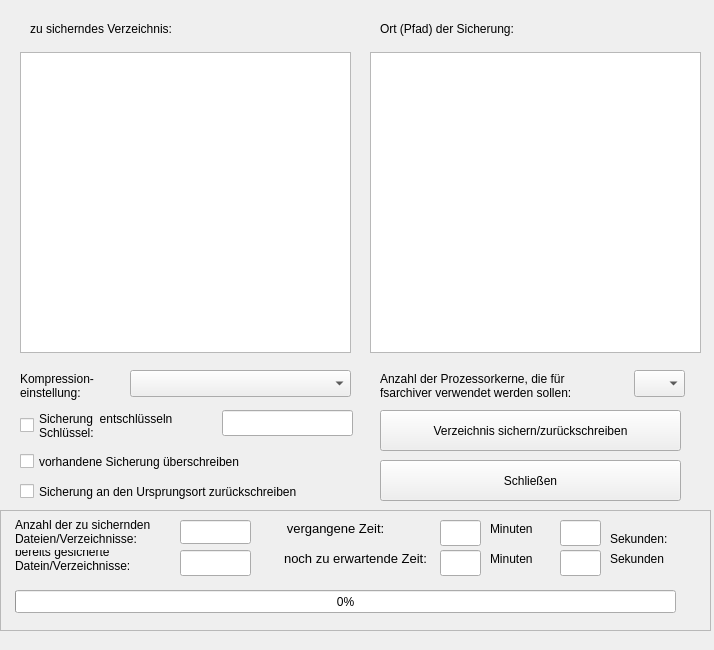
<?xml version="1.0" encoding="UTF-8"?>
<ui version="4.0">
 <class>dir_dialog</class>
 <widget class="QWidget" name="dir_dialog">
  <property name="geometry">
   <rect>
    <x>0</x>
    <y>0</y>
    <width>714</width>
    <height>650</height>
   </rect>
  </property>
  <property name="windowTitle">
   <string>Verzeichnis sichern/zurückschreiben</string>
  </property>
  <widget class="QPushButton" name="bt_end">
   <property name="geometry">
    <rect>
     <x>380</x>
     <y>460</y>
     <width>301</width>
     <height>41</height>
    </rect>
   </property>
   <property name="text">
    <string>Schließen</string>
   </property>
  </widget>
  <widget class="QPushButton" name="bt_save">
   <property name="geometry">
    <rect>
     <x>380</x>
     <y>410</y>
     <width>301</width>
     <height>41</height>
    </rect>
   </property>
   <property name="text">
    <string>Verzeichnis sichern/zurückschreiben</string>
   </property>
  </widget>
  <widget class="QTreeView" name="treeView_dir">
   <property name="geometry">
    <rect>
     <x>20</x>
     <y>52</y>
     <width>331</width>
     <height>301</height>
    </rect>
   </property>
   <attribute name="headerDefaultSectionSize">
    <number>400</number>
   </attribute>
  </widget>
  <widget class="QLabel" name="label">
   <property name="geometry">
    <rect>
     <x>30</x>
     <y>20</y>
     <width>311</width>
     <height>18</height>
    </rect>
   </property>
   <property name="text">
    <string>zu sicherndes Verzeichnis:</string>
   </property>
  </widget>
  <widget class="QTreeView" name="treeView_path">
   <property name="geometry">
    <rect>
     <x>370</x>
     <y>52</y>
     <width>331</width>
     <height>301</height>
    </rect>
   </property>
   <attribute name="headerDefaultSectionSize">
    <number>400</number>
   </attribute>
  </widget>
  <widget class="QLabel" name="label_2">
   <property name="geometry">
    <rect>
     <x>380</x>
     <y>20</y>
     <width>291</width>
     <height>18</height>
    </rect>
   </property>
   <property name="text">
    <string>Ort (Pfad) der Sicherung:</string>
   </property>
  </widget>
  <widget class="QComboBox" name="cmb_zip">
   <property name="geometry">
    <rect>
     <x>130</x>
     <y>370</y>
     <width>221</width>
     <height>27</height>
    </rect>
   </property>
  </widget>
  <widget class="QLabel" name="label_3">
   <property name="geometry">
    <rect>
     <x>20</x>
     <y>370</y>
     <width>101</width>
     <height>31</height>
    </rect>
   </property>
   <property name="text">
    <string>Kompression-
einstellung:</string>
   </property>
  </widget>
  <widget class="QCheckBox" name="chk_key">
   <property name="geometry">
    <rect>
     <x>20</x>
     <y>410</y>
     <width>201</width>
     <height>31</height>
    </rect>
   </property>
   <property name="text">
    <string>Sicherung  entschlüsseln
Schlüssel:</string>
   </property>
  </widget>
  <widget class="QLineEdit" name="lineKey">
   <property name="geometry">
    <rect>
     <x>222</x>
     <y>410</y>
     <width>131</width>
     <height>26</height>
    </rect>
   </property>
  </widget>
  <widget class="QCheckBox" name="chk_overwrite">
   <property name="geometry">
    <rect>
     <x>20</x>
     <y>450</y>
     <width>281</width>
     <height>23</height>
    </rect>
   </property>
   <property name="text">
    <string>vorhandene Sicherung überschreiben</string>
   </property>
  </widget>
  <widget class="QCheckBox" name="chk_path">
   <property name="geometry">
    <rect>
     <x>20</x>
     <y>480</y>
     <width>341</width>
     <height>23</height>
    </rect>
   </property>
   <property name="text">
    <string>Sicherung an den Ursprungsort zurückschreiben</string>
   </property>
  </widget>
  <widget class="QFrame" name="frame">
   <property name="geometry">
    <rect>
     <x>0</x>
     <y>510</y>
     <width>711</width>
     <height>121</height>
    </rect>
   </property>
   <property name="frameShape">
    <enum>QFrame::StyledPanel</enum>
   </property>
   <property name="frameShadow">
    <enum>QFrame::Raised</enum>
   </property>
   <widget class="QLabel" name="label_4">
    <property name="geometry">
     <rect>
      <x>15</x>
      <y>6</y>
      <width>171</width>
      <height>31</height>
     </rect>
    </property>
    <property name="text">
     <string>Anzahl der zu sichernden 
Dateien/Verzeichnisse:</string>
    </property>
   </widget>
   <widget class="QLineEdit" name="AnzahlsaveFile">
    <property name="geometry">
     <rect>
      <x>180</x>
      <y>10</y>
      <width>71</width>
      <height>24</height>
     </rect>
    </property>
    <property name="alignment">
     <set>Qt::AlignCenter</set>
    </property>
   </widget>
   <widget class="QLabel" name="label_5">
    <property name="geometry">
     <rect>
      <x>15</x>
      <y>40</y>
      <width>161</width>
      <height>31</height>
     </rect>
    </property>
    <property name="text">
     <string>bereits gesicherte 
Datein/Verzeichnisse:
</string>
    </property>
   </widget>
   <widget class="QLineEdit" name="AnzahlgesicherteFile">
    <property name="geometry">
     <rect>
      <x>180</x>
      <y>40</y>
      <width>71</width>
      <height>26</height>
     </rect>
    </property>
    <property name="alignment">
     <set>Qt::AlignCenter</set>
    </property>
   </widget>
   <widget class="QProgressBar" name="progressBar">
    <property name="geometry">
     <rect>
      <x>15</x>
      <y>80</y>
      <width>661</width>
      <height>23</height>
     </rect>
    </property>
    <property name="maximum">
     <number>100</number>
    </property>
    <property name="value">
     <number>0</number>
    </property>
   </widget>
   <widget class="QLabel" name="label_6">
    <property name="geometry">
     <rect>
      <x>270</x>
      <y>10</y>
      <width>131</width>
      <height>18</height>
     </rect>
    </property>
    <property name="text">
     <string>&lt;!DOCTYPE HTML PUBLIC &quot;-//W3C//DTD HTML 4.0//EN&quot; &quot;http://www.w3.org/TR/REC-html40/strict.dtd&quot;&gt;
&lt;html&gt;&lt;head&gt;&lt;meta name=&quot;qrichtext&quot; content=&quot;1&quot; /&gt;&lt;style type=&quot;text/css&quot;&gt;
p, li { white-space: pre-wrap; }
&lt;/style&gt;&lt;/head&gt;&lt;body style=&quot; font-family:'Sans'; font-size:10pt; font-weight:400; font-style:normal;&quot;&gt;
&lt;p align=&quot;center&quot; style=&quot; margin-top:0px; margin-bottom:0px; margin-left:0px; margin-right:0px; -qt-block-indent:0; text-indent:0px;&quot;&gt;vergangene Zeit:&lt;/p&gt;&lt;/body&gt;&lt;/html&gt;</string>
    </property>
   </widget>
   <widget class="QLineEdit" name="MinuteElapsed">
    <property name="geometry">
     <rect>
      <x>440</x>
      <y>10</y>
      <width>41</width>
      <height>26</height>
     </rect>
    </property>
    <property name="alignment">
     <set>Qt::AlignCenter</set>
    </property>
   </widget>
   <widget class="QLabel" name="label_7">
    <property name="geometry">
     <rect>
      <x>490</x>
      <y>10</y>
      <width>61</width>
      <height>18</height>
     </rect>
    </property>
    <property name="text">
     <string>Minuten</string>
    </property>
   </widget>
   <widget class="QLineEdit" name="SekundeElapsed">
    <property name="geometry">
     <rect>
      <x>560</x>
      <y>10</y>
      <width>41</width>
      <height>26</height>
     </rect>
    </property>
    <property name="alignment">
     <set>Qt::AlignCenter</set>
    </property>
   </widget>
   <widget class="QLabel" name="label_8">
    <property name="geometry">
     <rect>
      <x>610</x>
      <y>20</y>
      <width>71</width>
      <height>18</height>
     </rect>
    </property>
    <property name="text">
     <string>Sekunden:</string>
    </property>
   </widget>
   <widget class="QLabel" name="label_9">
    <property name="geometry">
     <rect>
      <x>270</x>
      <y>40</y>
      <width>171</width>
      <height>18</height>
     </rect>
    </property>
    <property name="text">
     <string>&lt;!DOCTYPE HTML PUBLIC &quot;-//W3C//DTD HTML 4.0//EN&quot; &quot;http://www.w3.org/TR/REC-html40/strict.dtd&quot;&gt;
&lt;html&gt;&lt;head&gt;&lt;meta name=&quot;qrichtext&quot; content=&quot;1&quot; /&gt;&lt;style type=&quot;text/css&quot;&gt;
p, li { white-space: pre-wrap; }
&lt;/style&gt;&lt;/head&gt;&lt;body style=&quot; font-family:'Sans'; font-size:10pt; font-weight:400; font-style:normal;&quot;&gt;
&lt;p align=&quot;center&quot; style=&quot; margin-top:0px; margin-bottom:0px; margin-left:0px; margin-right:0px; -qt-block-indent:0; text-indent:0px;&quot;&gt;noch zu erwartende Zeit:&lt;/p&gt;&lt;/body&gt;&lt;/html&gt;</string>
    </property>
   </widget>
   <widget class="QLineEdit" name="MinuteRemaining">
    <property name="geometry">
     <rect>
      <x>440</x>
      <y>40</y>
      <width>41</width>
      <height>26</height>
     </rect>
    </property>
    <property name="alignment">
     <set>Qt::AlignCenter</set>
    </property>
   </widget>
   <widget class="QLineEdit" name="SekundeRemaining">
    <property name="geometry">
     <rect>
      <x>560</x>
      <y>40</y>
      <width>41</width>
      <height>26</height>
     </rect>
    </property>
    <property name="alignment">
     <set>Qt::AlignCenter</set>
    </property>
   </widget>
   <widget class="QLabel" name="label_10">
    <property name="geometry">
     <rect>
      <x>490</x>
      <y>40</y>
      <width>62</width>
      <height>18</height>
     </rect>
    </property>
    <property name="text">
     <string>Minuten</string>
    </property>
   </widget>
   <widget class="QLabel" name="label_11">
    <property name="geometry">
     <rect>
      <x>610</x>
      <y>40</y>
      <width>71</width>
      <height>18</height>
     </rect>
    </property>
    <property name="text">
     <string>Sekunden</string>
    </property>
   </widget>
  </widget>
  <widget class="QComboBox" name="cmb_kerne">
   <property name="geometry">
    <rect>
     <x>634</x>
     <y>370</y>
     <width>51</width>
     <height>27</height>
    </rect>
   </property>
  </widget>
  <widget class="QLabel" name="label_12">
   <property name="geometry">
    <rect>
     <x>380</x>
     <y>370</y>
     <width>241</width>
     <height>31</height>
    </rect>
   </property>
   <property name="text">
    <string>Anzahl der Prozessorkerne, die für
fsarchiver verwendet werden sollen:</string>
   </property>
  </widget>
 </widget>
 <resources/>
 <connections/>
</ui>
